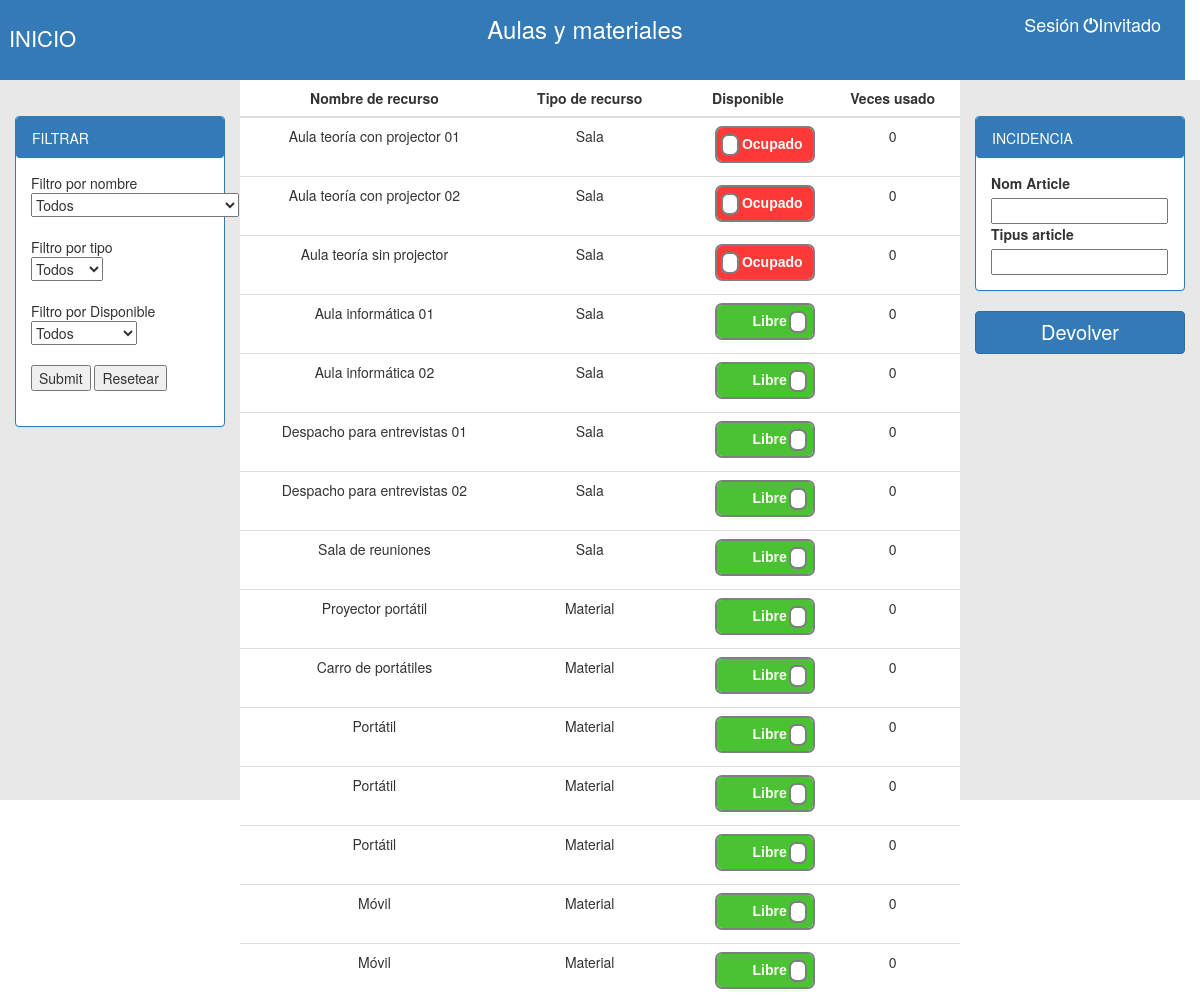
The page /Nuria/principal.php on the database as committed earlier.
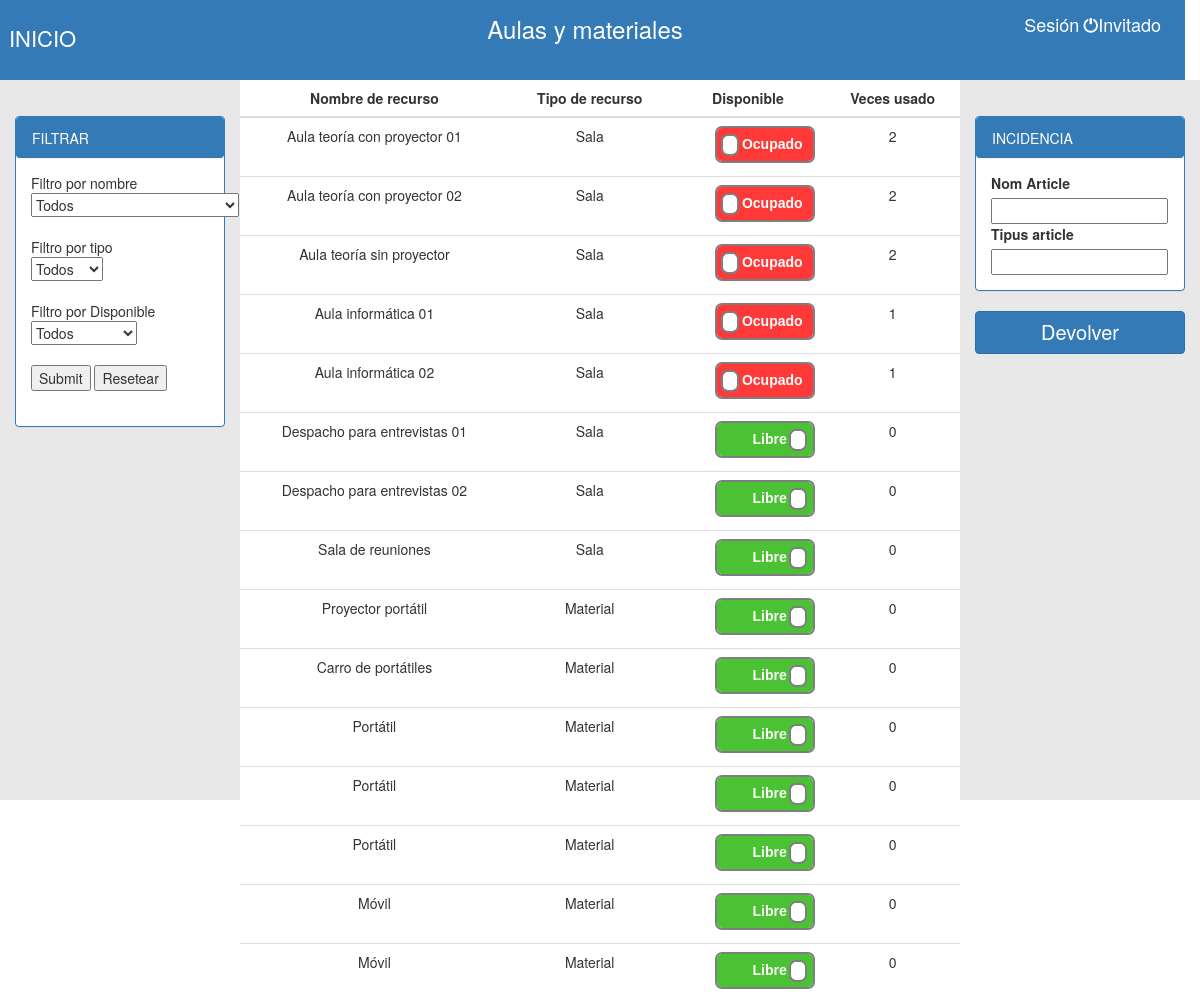
The same page on the database as committed later.
### tables this page shows
CREATE TABLE `tbl_recurso` (
  `idRecurso` int(4) NOT NULL,
  `nombreRecursos` varchar(35) DEFAULT NULL,
  `tipoRecursos` enum('Sala','Material') DEFAULT NULL,
  `Ocupado` tinyint(1) NOT NULL
);

### Nuria/principal.php (the view, shortened to what this page needs)
<!DOCTYPE html>
<html>
<head>
	<link rel="stylesheet" type="text/css" href="css/style.css">
	<link rel="stylesheet" href="https://maxcdn.bootstrapcdn.com/bootstrap/3.3.7/css/bootstrap.min.css">
</head>
<body>
	<?php
	$conexion=mysqli_connect("localhost", "root", "", "bd_empresa");
	if(isset($_SESSION['usuario'])){
		$usuario = $_SESSION['usuario'];
		if(isset($_REQUEST['reserva'])){
			$x = "SELECT Ocupado from tbl_recurso where idRecurso = $_REQUEST[reserva]";
			$resultados = mysqli_query($conexion, $x);
			if(mysqli_num_rows($resultados)>0){
				$reserva = mysqli_fetch_array($resultados);
				if($reserva['Ocupado'] == 0){
					$m= "UPDATE tbl_recurso SET Ocupado = 1 WHERE idRecurso = $_REQUEST[reserva]";
					mysqli_query($conexion,$m);
					if (isset($_REQUEST['reserva']) && isset($_SESSION['usuario'])) {
						$s = "INSERT INTO tbl_reserva (`fechaReserva`, `fechaLiberamiento`, `idUsuario`, `idRecurso`) VALUES (CURRENT_TIMESTAMP,null, '$_SESSION[idUsuario]','$_REQUEST[reserva]')";
						mysqli_query($conexion,$s);
					}
				}
			}
		}
	} else {
		$usuario = "Invitado";
	}
	?>
	<div id="cabecera" class="row">
		<div class="col-lg-4" style="text-align: left; color: white; padding-left: 2%;">
			<p><p><a href="principal.php" id="color">INICIO</a></p></p>
		</div>
		<div class="col-lg-4" style="text-align: center; color: white">
			<p class="size">Aulas y materiales</p>
		</div>
		<div class="col-lg-4" style="text-align: right; padding-right: 2%;"><t class="color2">Sesión</t>
			<span style='font-size: 18px; color: white; position: right;' id="login"><a href="index.html"><i id="cerrar_sesion" style="font-size: 15px; color: white" class="glyphicon glyphicon-off"></a></i><?php echo "$usuario"; ?> </span>
		</div>
	</div>
	<div id="contenedor_izq">
		<div class="col-lg-12">
			<div class="panel-group">
				<div class="panel panel-primary">
					<div class="panel panel-heading">FILTRAR</div>
					<div class="panel-body">
						<form action='principal.php' method='REQUEST' accept-charset='UTF-8'>
							<?php
							echo "Filtro por nombre<br>";
							?>
							<select name='nombreRecursos' required>
								<?php
								echo "<option>Todos</option>";
								?>
							</select><br><br>
							<?php
							echo "Filtro por tipo<br>";
							?>
							<select name='tipoRecursos' required>
								<?php
								echo "<option>Todos</option>";
								?>
							</select><br><br>
							<?php
							echo "Filtro por Disponible<br>";
							?>
							<select name='Ocupado' required>
								<?php
								echo "<option>Todos</option>";
								?>
							</select><br><br>
							<input type='submit' name='filtro'>
							<input type='submit' name='Reset' value='Resetear'><br><br>
						</div>
					</div>
				</div>
			</div>
		</div>
		<div id="contenedor_derch">
			<div class="col-lg-12">
				<div class="panel-group">
					<div class="panel panel-primary">
						<div class="panel panel-heading">INCIDENCIA</div>
						<div class="panel-body">
							<form>
								<label>Nom Article</label>
								<input type="text" name="nom">
								<label>Tipus article</label>
								<input type="text" name="tipus">
							</form>
							</div>
						</div>
					</div>
					<button type='submit' name='devolver' id='titulo_btn' class='btn btn-primary btn-block'>Devolver</button>
			</div>
		</div>
		<?php
		$conexion=mysqli_connect("localhost", "root", "", "bd_empresa");
		if(!$conexion){
			echo "Error: No se pudo conectar a MySQL." . PHP_EOL;
			echo "errno de depuración: " . mysqli_connect_errno() . PHP_EOL;
			echo "error de depuración: " . mysqli_connect_error() . PHP_EOL;
			exit;
		} else {
			mysqli_query($conexion, "SET NAMES 'utf8'");
			if((isset($_REQUEST['devolver']))){
				?>
				<div id="contenedor_central">
					<table class="table">
						<thead>
							<tr>
								<th class="centro">Nombre de recurso</th>
								<th class="centro">Tipo de recurso</th>
								<th class="centro">Devolver</th>
							</tr>
						</thead>
						<tbody>
							<?php
							$k= "SELECT tbl_recurso.nombreRecursos,tbl_recurso.tipoRecursos,tbl_recurso.idRecurso from tbl_reserva inner join tbl_recurso where tbl_reserva.idRecurso = tbl_recurso.idRecurso and idUsuario = $_SESSION[idUsuario] and tbl_reserva.fechaLiberamiento is null";
							$rvis = mysqli_query($conexion, $k);
							if(mysqli_num_rows($rvis)>0){
								while($reserva = mysqli_fetch_array($rvis)){
									echo "<form action='principal.php' method='POST'>";
									echo "<tr class='filas'>";
									echo "<td>$reserva[nombreRecursos]</td>";
									echo "<td>$reserva[tipoRecursos]</td>";
									echo "<td>";
									echo "<button type='submit'name='devolverProducto' value='$reserva[idRecurso]' id='boton_devolver' class='btn btn-primary btn-block'>Devolver</button>";
									echo"</td>";
								}
								echo "<input type='hidden' name='devolver'>";
								echo "</form>";
							}
									}else{
										?>
										<div id="contenedor_central">
											<table class="table">
												<thead>
													<tr>
														<th class="centro">Nombre de recurso</th>
														<th class="centro">Tipo de recurso</th>
														<th class="centro">Disponible</th>
														<th class="centro">Veces usado</th>
													</tr>
												</thead>
												<tbody>
													<?php
													$q = "SELECT tbl_recurso.idRecurso ,tbl_recurso.nombreRecursos,tbl_recurso.tipoRecursos, tbl_recurso.Ocupado, count(tbl_reserva.idReserva) as veces_usado from tbl_recurso LEFT JOIN tbl_reserva on tbl_recurso.idRecurso = tbl_reserva.idRecurso group by tbl_recurso.idRecurso";
													$resultados = mysqli_query($conexion, $q);
													if(mysqli_num_rows($resultados)>0){
														$cont=0;
														while($reserva = mysqli_fetch_array($resultados)){
															echo "<form action='principal.php' method='REQUEST'>";
															echo "<tr class='filas'>";
															echo "<td>$reserva[nombreRecursos]</td>";
															echo "<td>$reserva[tipoRecursos]</td>";
															echo "<td>";
															echo "<div class='onoffswitch'>";
															if($reserva['Ocupado']==0){
																echo "<label class='onoffswitch-label' for='myonoffswitch$cont'>";
																echo "<span class='onoffswitch-switch'></span>";
																echo "</label>";
															}else{
																echo "<label class='onoffswitch-label' >";
																echo "<span class='onoffswitch-switch'></span>";
																echo "</label>";
															}
															echo "</div>";
															echo "<td>$reserva[veces_usado]</td>";
															echo "</tr>";
															echo "</form>";
															$cont++;
														}
													}
												}
											}
											?>
										</tbody>
									</table>
								</div>
							</body>
							</html>

### Nuria/css/style.css (style rules this page uses)
#cabecera { width: 100%; height: 10vh; background-color: #337ab7; top: 0; left: 0; text-align: center; padding-top: 1%; }
#contenedor_izq { padding-top: 3%; left: 0; float: left; width: 20%; height: 90vh; background-color: #E8E8E8; }
#contenedor_derch { padding-top: 3%; float: right; right: 0; width: 20%; height: 90vh; background-color: #E8E8E8; }
#contenedor_central { float: left; width: 60%; height: 90vh; background-color: white; }
body { margin: 0; }
td { text-align: center; }
.centro { text-align: center; }
.onoffswitch { position: relative; width: 100px; -webkit-user-select:none; -moz-user-select:none; -ms-user-select: none; margin-left: 26%; }
.onoffswitch-label { display: block; overflow: hidden; cursor: pointer; border: 2px solid #7D7E80; border-radius: 7px; }
.onoffswitch-switch { display: block; width: 18px; margin: 7.5px; background: #FFFFFF; position: absolute; top: 0; bottom: 0; right: 68px; border: 2px solid #7D7E80; border-radius: 7px; transition: all 0.3s ease-in 0s; }
.onoffswitch-checkbox:checked + .onoffswitch-label .onoffswitch-switch { right: 0px; }
#titulo_btn { font-size: 20px; }
#color { color:white; font-size: 22px; text-decoration: none; }
.color2 { color: white; font-size: 18px; }
.size { font-size:24px; }

Rows that differ between the two databases and show on the page:
changed tbl_recurso: nombreRecursos "Aula teoría con projector 01" → "Aula teoría con proyector 01"; reserva "0" → "2"
changed tbl_recurso: nombreRecursos "Aula teoría con projector 02" → "Aula teoría con proyector 02"; reserva "0" → "2"
changed tbl_recurso: nombreRecursos "Aula teoría sin projector" → "Aula teoría sin proyector"; reserva "0" → "2"
changed tbl_recurso "Aula informática 01": Ocupado 0 → 1 (drawn); reserva "0" → "1"
changed tbl_recurso "Aula informática 02": Ocupado 0 → 1 (drawn); reserva "0" → "1"
